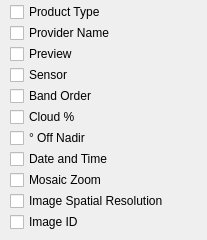
               <widget class="QWidget" name="scrollAreaWidgetContents_3">
                <property name="geometry">
                 <rect>
                  <x>0</x>
                  <y>0</y>
                  <width>207</width>
                  <height>240</height>
                 </rect>
                </property>
                <property name="sizePolicy">
                 <sizepolicy hsizetype="MinimumExpanding" vsizetype="MinimumExpanding">
                  <horstretch>0</horstretch>
                  <verstretch>0</verstretch>
                 </sizepolicy>
                </property>
                <property name="minimumSize">
                 <size>
                  <width>0</width>
                  <height>240</height>
                 </size>
                </property>
                <widget class="QCheckBox" name="showProductTypeColumn">
                 <property name="geometry">
                  <rect>
                   <x>10</x>
                   <y>2</y>
                   <width>161</width>
                   <height>20</height>
                  </rect>
                 </property>
                 <property name="text">
                  <string>Product Type</string>
                 </property>
                 <property name="checked">
                  <bool>false</bool>
                 </property>
                </widget>
                <widget class="QCheckBox" name="showProviderNameColumn">
                 <property name="geometry">
                  <rect>
                   <x>10</x>
                   <y>23</y>
                   <width>161</width>
                   <height>20</height>
                  </rect>
                 </property>
                 <property name="text">
                  <string>Provider Name</string>
                 </property>
                 <property name="checked">
                  <bool>false</bool>
                 </property>
                </widget>
                <widget class="QCheckBox" name="showSensorColumn">
                 <property name="geometry">
                  <rect>
                   <x>10</x>
                   <y>65</y>
                   <width>161</width>
                   <height>20</height>
                  </rect>
                 </property>
                 <property name="text">
                  <string>Sensor</string>
                 </property>
                 <property name="checked">
                  <bool>false</bool>
                 </property>
                </widget>
                <widget class="QCheckBox" name="showBandsColumn">
                 <property name="geometry">
                  <rect>
                   <x>10</x>
                   <y>86</y>
                   <width>161</width>
                   <height>20</height>
                  </rect>
                 </property>
                 <property name="text">
                  <string>Band Order</string>
                 </property>
                 <property name="checked">
                  <bool>false</bool>
                 </property>
                </widget>
                <widget class="QCheckBox" name="showCloudsColumn">
                 <property name="geometry">
                  <rect>
                   <x>10</x>
                   <y>107</y>
                   <width>161</width>
                   <height>20</height>
                  </rect>
                 </property>
                 <property name="text">
                  <string>Cloud %</string>
                 </property>
                 <property name="checked">
                  <bool>false</bool>
                 </property>
                </widget>
                <widget class="QCheckBox" name="showOffNadirColumn">
                 <property name="geometry">
                  <rect>
                   <x>10</x>
                   <y>128</y>
                   <width>161</width>
                   <height>20</height>
                  </rect>
                 </property>
                 <property name="text">
                  <string>° Off Nadir</string>
                 </property>
                 <property name="checked">
                  <bool>false</bool>
                 </property>
                </widget>
                <widget class="QCheckBox" name="showDateTimeColumn">
                 <property name="geometry">
                  <rect>
                   <x>10</x>
                   <y>149</y>
                   <width>161</width>
                   <height>20</height>
                  </rect>
                 </property>
                 <property name="text">
                  <string>Date and Time</string>
                 </property>
                 <property name="checked">
                  <bool>false</bool>
                 </property>
                </widget>
                <widget class="QCheckBox" name="showZoomColumn">
                 <property name="geometry">
                  <rect>
                   <x>10</x>
                   <y>170</y>
                   <width>220</width>
                   <height>20</height>
                  </rect>
                 </property>
                 <property name="text">
                  <string>Mosaic Zoom</string>
                 </property>
                </widget>
                <widget class="QCheckBox" name="showResolutionColumn">
                 <property name="geometry">
                  <rect>
                   <x>10</x>
                   <y>191</y>
                   <width>220</width>
                   <height>20</height>
                  </rect>
                 </property>
                 <property name="text">
                  <string>Image Spatial Resolution</string>
                 </property>
                </widget>
                <widget class="QCheckBox" name="showImageIdColumn">
                 <property name="geometry">
                  <rect>
                   <x>10</x>
                   <y>212</y>
                   <width>161</width>
                   <height>20</height>
                  </rect>
                 </property>
                 <property name="text">
                  <string>Image ID</string>
                 </property>
                </widget>
                <widget class="QCheckBox" name="showPreviewColumn">
                 <property name="geometry">
                  <rect>
                   <x>10</x>
                   <y>44</y>
                   <width>81</width>
                   <height>20</height>
                  </rect>
                 </property>
                 <property name="text">
                  <string>Preview</string>
                 </property>
                </widget>
               </widget>
